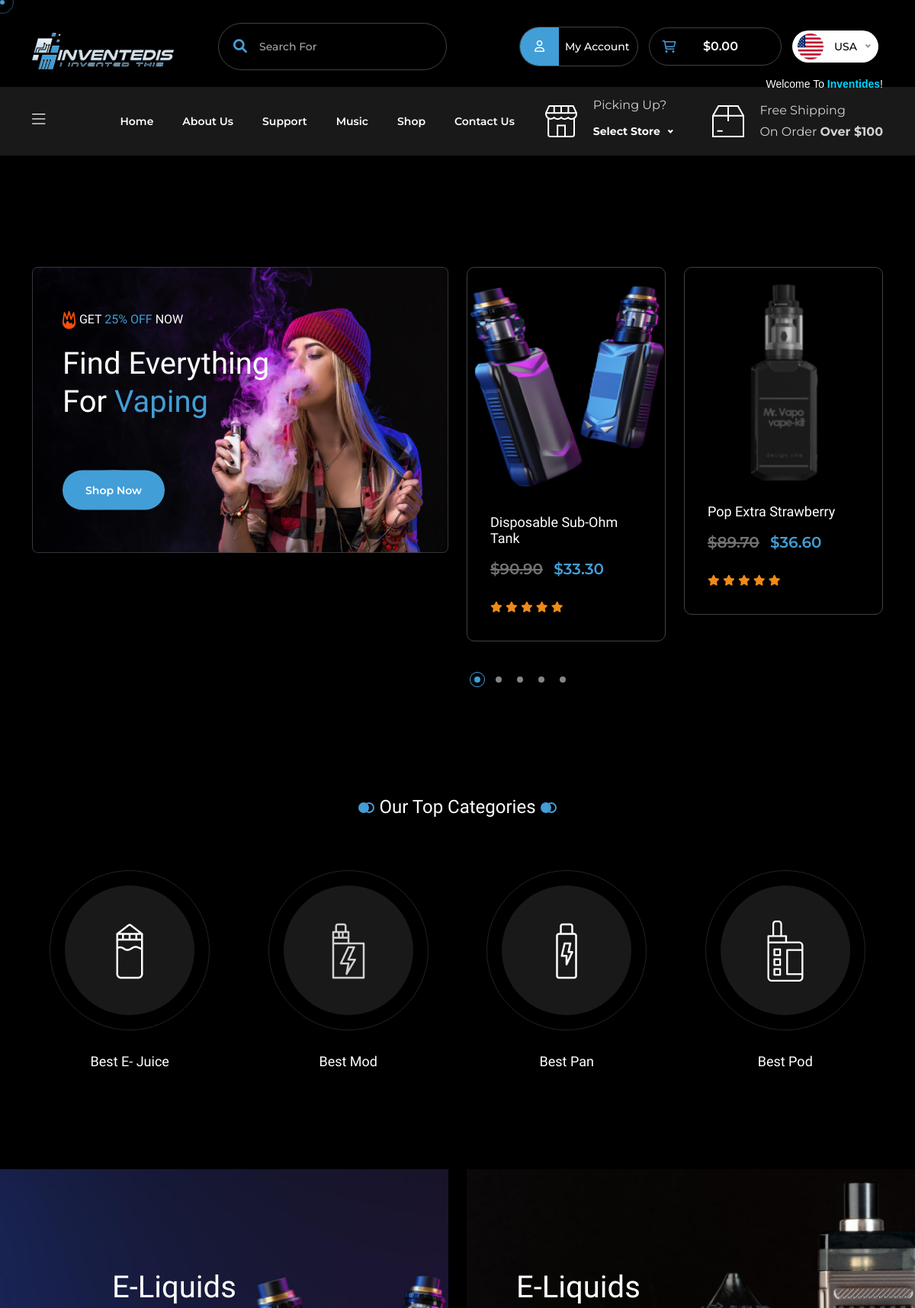
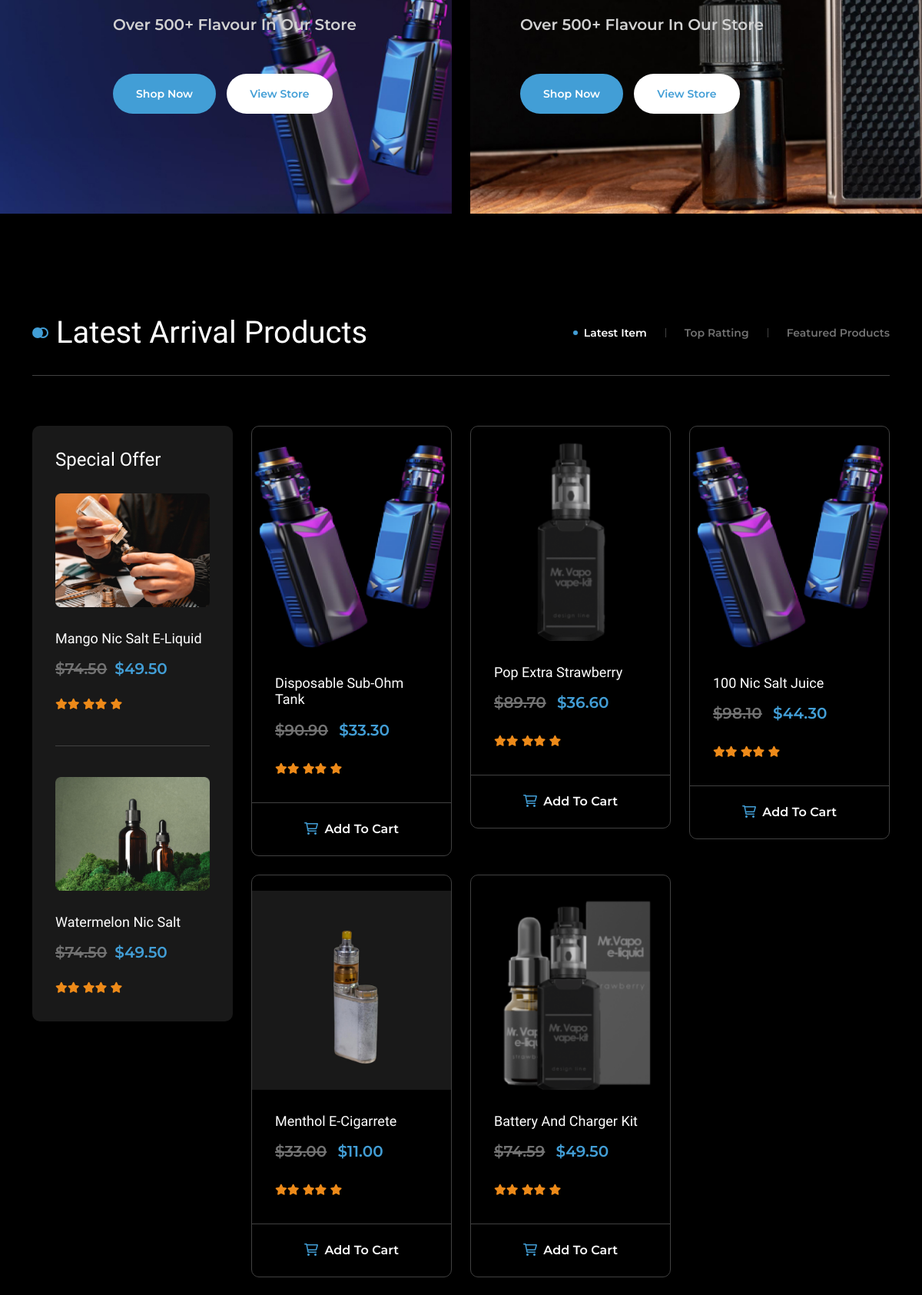
The page / (upper part) on the database its author committed (2 pictures, top to bottom).
### tables this page shows
CREATE TABLE `items` (
  `id` int(11) NOT NULL,
  `name` varchar(250) NOT NULL,
  `category` varchar(255) DEFAULT NULL,
  `tags` varchar(255) DEFAULT NULL,
  `old_price` varchar(200) NOT NULL,
  `new_price` varchar(200) NOT NULL,
  `image_front` varchar(200) NOT NULL,
  `image_back` varchar(200) NOT NULL,
  `product_description` varchar(1500) NOT NULL,
  `description` varchar(2000) NOT NULL,
  `shop_images` longtext NOT NULL CHECK (json_valid(`shop_images`))
);

### pages/home.php (the view, shortened to what this page needs)
<?php
$query = "SELECT id, name, new_price, old_price, image_front FROM items ORDER BY id DESC LIMIT 6";
$result = mysqli_query($conn, $query);
include_once('includes/header.php'); ?>
<main>
    <section class="banner-area pb-130">
        <div class="container">
            <div class="row g-4">
                <div class="col-lg-6">
                    <div class="banner__item">
                        <div class="image">
                            <img src="assets/images/banner/banner-image1.png" alt="image">
                        </div>
                        <div class="banner__content">
                            <h5 class="wow fadeInUp" data-wow-delay=".1s"><img src="assets/images/icon/fire.svg"
                                    alt="icon"> GET <span class="primary-color">25% OFF</span> NOW
                            </h5>
                            <h1 class="wow fadeInUp" data-wow-delay=".2s">Find everything <br>
                                for <span class="primary-color">vaping</span></h1>
                            <a class="btn-one wow fadeInUp mt-65" data-wow-delay=".3s" href="?page=shop"><span>Shop
                                    Now</span></a>
                        </div>
                    </div>
                </div>
                <div class="col-lg-6">
                    <div class="swiper product__slider">
                        <div class="swiper-wrapper">
                            <?php while ($row = mysqli_fetch_assoc($result)): ?>
                                <div class="swiper-slide">
                                    <div class="product__slider-item bor">
                                        <a href="?page=shop-single&id=<?php echo $row['id']; ?>" class="product__image pt-20 d-block">
                                            <img src="assets/images/product/<?php echo htmlspecialchars($row['image_front']); ?>"
                                                alt="<?php echo htmlspecialchars($row['name']); ?>">
                                        </a>
                                        <div class="product__content">
                                            <h4 class="mb-15">
                                                <a class="primary-hover" href="shop-single.php?id=<?php echo $row['id']; ?>">
                                                    <?php echo htmlspecialchars($row['name']); ?>
                                                </a>
                                            </h4>
                                            <?php if (!empty($row['old_price'])): ?>
                                                <del>$<?php echo number_format($row['old_price'], 2); ?></del>
                                            <?php endif; ?>
                                            <span class="primary-color ml-10">$<?php echo number_format($row['new_price'], 2); ?></span>
                                            <div class="star mt-20">
                                                <i class="fa-solid fa-star"></i>
                                                <i class="fa-solid fa-star"></i>
                                                <i class="fa-solid fa-star"></i>
                                                <i class="fa-solid fa-star"></i>
                                                <i class="fa-solid fa-star"></i>
                                            </div>
                                        </div>
                                    </div>
                                </div>
                            <?php endwhile; ?>
                        </div>
                        <div class="dot product__dot mt-40"></div>
                    </div>
                </div>
            </div>
        </div>
    </section>
    <section class="category-area pb-130">
        <div class="container">
            <div class="sub-title wow fadeInUp text-center mb-65" data-wow-delay=".1s">
                <h3><span class="title-icon"></span> our top categories <span class="title-icon"></span>
                </h3>
            </div>
            <div class="swiper category__slider">
                <div class="swiper-wrapper">
                    <div class="swiper-slide">
                        <div class="category__item text-center">
                            <a href="shop.php" class="category__image d-block">
                                <div class="category-icon">
                                    <img src="assets/images/category/category-icon1.png" alt="icon">
                                </div>
                            </a>
                            <h4 class="mt-30"><a href="shop.php">best e- juice</a></h4>
                        </div>
                    </div>
                    <div class="swiper-slide">
                        <div class="category__item text-center">
                            <a href="shop.php" class="category__image d-block">
                                <div class="category-icon">
                                    <img src="assets/images/category/category-icon2.png" alt="icon">
                                </div>
                            </a>
                            <h4 class="mt-30"><a href="shop.php">best mod</a></h4>
                        </div>
                    </div>
                    <div class="swiper-slide">
                        <div class="category__item text-center">
                            <a href="shop.php" class="category__image d-block">
                                <div class="category-icon">
                                    <img src="assets/images/category/category-icon3.png" alt="icon">
                                </div>
                            </a>
                            <h4 class="mt-30"><a href="shop.php">best pan</a></h4>
                        </div>
                    </div>
                    <div class="swiper-slide">
                        <div class="category__item text-center">
                            <a href="shop.php" class="category__image d-block">
                                <div class="category-icon">
                                    <img src="assets/images/category/category-icon4.png" alt="icon">
                                </div>
                            </a>
                            <h4 class="mt-30"><a href="shop.php">best pod</a></h4>
                        </div>
                    </div>
                </div>
            </div>
        </div>
    </section>
    <section class="ad-banner-area">
        <div class="container-fluid p-0">
            <div class="row g-4">
                <div class="col-lg-6">
                    <div class="ad-banner__item">
                        <div class="bg-image" data-background="assets/images/banner/ad-banner1.jpg"></div>
                        <div class="ad-banner__content left pt-130 pb-130">
                            <h2 class="mb-20 wow fadeInUp" data-wow-delay=".1s">E-Liquids</h2>
                            <p class="wow fadeInUp" data-wow-delay=".2s">Over 500+ flavour in our store</p>
                            <a data-wow-delay=".3s" class="btn-one wow fadeInUp mt-50" href="shop.php"><span>Shop
                                    Now</span></a>
                            <a data-wow-delay=".4s" class="btn-one-light wow fadeInUp ml-10 mt-50"
                                href="shop.php"><span>View
                                    Store</span></a>
                        </div>
                    </div>
                </div>
                <div class="col-lg-6">
                    <div class="ad-banner__item">
                        <div class="bg-image" data-background="assets/images/banner/ad-banner2.jpg"></div>
                        <div class="ad-banner__content pt-130 pb-130 pl-65">
                            <h2 class="mb-20 wow fadeInDown" data-wow-delay=".1s">E-Liquids</h2>
                            <p class="wow fadeInDown" data-wow-delay=".2s">Over 500+ flavour in our store</p>
                            <a class="btn-one mt-50 wow fadeInDown" data-wow-delay=".3s" href="shop.php"><span>Shop
                                    Now</span></a>
                            <a class="btn-one-light wow fadeInDown ml-10 mt-50" data-wow-delay=".4s"
                                href="shop.php"><span>View
                                    Store</span></a>
                        </div>
                    </div>
                </div>
            </div>
        </div>
    </section>
    <section class="product-area pt-130 pb-130">
  <div class="container">
    <div class="product__wrp pb-30 mb-65 bor-bottom d-flex flex-wrap align-items-center justify-content-xl-between justify-content-center">
      <div class="section-header wow fadeInUp d-flex align-items-center" data-wow-delay=".1s">
        <span class="title-icon mr-10"></span>
        <h2>latest arrival products</h2>
      </div>
      <ul class="nav nav-pills mt-4 mt-xl-0">
        <li class="nav-item">
          <a href="#latest-item" data-bs-toggle="tab" class="nav-link wow fadeInUp px-4 active" data-wow-delay=".1s">
            latest item
          </a>
        </li>
        <li class="nav-item">
          <a href="#top-ratting" data-bs-toggle="tab" class="nav-link wow fadeInUp px-4 bor-left bor-right" data-wow-delay=".2s">
            top ratting
          </a>
        </li>
        <li class="nav-item">
          <a href="#featured-products" data-bs-toggle="tab" class="nav-link wow fadeInUp ps-4" data-wow-delay=".3s">
            featured products
          </a>
        </li>
      </ul>
    </div>
    <div class="row g-4">
      <div class="col-xl-3 col-lg-4">
        <div class="product__left-item sub-bg">
          <h4 class="mb-30 left-title">Special Offer</h4>
          <div class="image mb-30">
            <img src="assets/images/coundown/coundown-image1.png" alt="image">
          </div>
          <div class="product__content p-0">
            <h4 class="mb-15"><a class="primary-hover" href="#">Mango Nic Salt E-Liquid</a></h4>
            <del>$74.50</del><span class="primary-color ml-10">$49.50</span>
            <div class="star mt-15">
              <i class="fa-solid fa-star"></i><i class="fa-solid fa-star"></i>
              <i class="fa-solid fa-star"></i><i class="fa-solid fa-star"></i>
              <i class="fa-solid fa-star"></i>
            </div>
          </div>
          <div class="image pt-40 mb-30 bor-top mt-40">
            <img src="assets/images/coundown/coundown-image2.png" alt="image">
          </div>
          <div class="product__content p-0">
            <h4 class="mb-15"><a class="primary-hover" href="#">Watermelon Nic Salt</a></h4>
            <del>$74.50</del><span class="primary-color ml-10">$49.50</span>
            <div class="star mt-15">
              <i class="fa-solid fa-star"></i><i class="fa-solid fa-star"></i>
              <i class="fa-solid fa-star"></i><i class="fa-solid fa-star"></i>
              <i class="fa-solid fa-star"></i>
            </div>
          </div>
        </div>
      </div>
      <div class="col-xl-9 col-lg-8">
        <div class="tab-content">
          <div id="latest-item" class="tab-pane fade show active">
            <div class="row g-4">
              <?php
              include('./routes/dbcon.php');
              $latest = mysqli_query($conn, "SELECT * FROM items ORDER BY id DESC LIMIT 6");
              if (mysqli_num_rows($latest) > 0):
                while ($row = mysqli_fetch_assoc($latest)): ?>
                  <div class="col-xl-4 col-lg-6 col-md-6">
                    <div class="product__item bor">
                      <a href="shop-single.php?id=<?php echo $row['id']; ?>" class="product__image pt-20 d-block">
                        <img class="font-image" src="assets/images/product/<?php echo htmlspecialchars($row['image_front']); ?>" alt="<?php echo htmlspecialchars($row['name']); ?>">
                      </a>
                      <div class="product__content">
                        <h4 class="mb-15">
                          <a class="primary-hover" href="shop-single.php?id=<?php echo $row['id']; ?>">
                            <?php echo htmlspecialchars($row['name']); ?>
                          </a>
                        </h4>
                        <?php if (!empty($row['old_price'])): ?>
                          <del>$<?php echo number_format($row['old_price'], 2); ?></del>
                        <?php endif; ?>
                        <span class="primary-color ml-10">$<?php echo number_format($row['new_price'], 2); ?></span>
                        <div class="star mt-20">
                          <i class="fa-solid fa-star"></i><i class="fa-solid fa-star"></i>
                          <i class="fa-solid fa-star"></i><i class="fa-solid fa-star"></i>
                          <i class="fa-solid fa-star"></i>
                        </div>
                      </div>
                      <a href="javascript:void(0)" onclick="addToCart(<?php echo $row['id']; ?>)"
   class="product__cart d-block bor-top">
  <i class="fa-regular fa-cart-shopping primary-color me-1"></i>
  <span>Add to cart</span>
</a>
                    </div>
                  </div>
              <?php endwhile; else: ?>
                <p class="text-center text-white py-5">No products found.</p>
              <?php endif; ?>
            </div>
          </div>
        </div>
      </div>
    </div>
  </div>
</section>
</main>
</body>
</html>

### rows shown on the page
items: image_front (picture), name "Disposable Sub-Ohm Tank", old_price "90.90", new_price "33.30"
items: image_front (picture), name "Pop Extra Strawberry", old_price "89.70", new_price "36.60"
items: image_front (picture), name "100 Nic Salt Juice", old_price "98.10", new_price "44.30"
items: image_front (picture), name "Menthol E-Cigarrete", old_price "33.00", new_price "11.00"
items: image_front (picture), name "Battery And Charger Kit", old_price "74.59", new_price "49.50"

### other values the page prints
$total_price "0.00"
